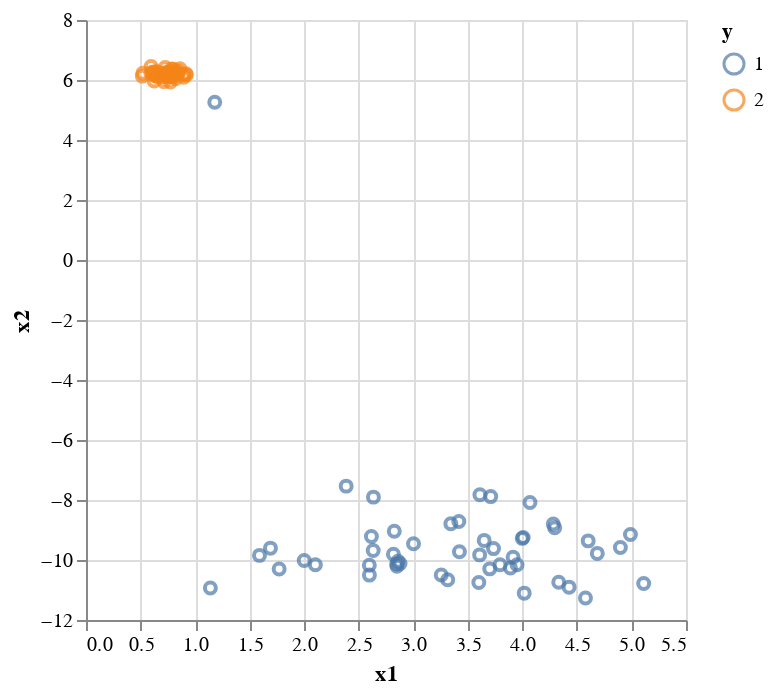

Write notebook code for a chart like this one.
### Code cell
using VegaLite
dfBlobs |> @vlplot(:point, x=:x1, y=:x2, color = :"y:n")

### Figure 1 — Vega-Lite specification as saved in the notebook (floating-point values rounded to 4 significant figures)
{"data": {"values": [{"x1": 0.6896, "x2": 6.167, "y": 2}, {"x1": 0.7988, "x2": 6.358, "y": 2}, {"x1": 0.6181, "x2": 6.234, "y": 2}, {"x1": 0.6565, "x2": 6.268, "y": 2}, {"x1": 0.7737, "x2": 5.932, "y": 2}, {"x1": 4.991, "x2": -9.149, "y": 1}, {"x1": 0.6083, "x2": 6.263, "y": 2}, {"x1": 0.6925, "x2": 6.099, "y": 2}, {"x1": 0.8365, "x2": 6.313, "y": 2}, {"x1": 0.8453, "x2": 6.231, "y": 2}, {"x1": 2.85, "x2": -10.21, "y": 1}, {"x1": 2.597, "x2": -10.18, "y": 1}, {"x1": 0.8963, "x2": 6.092, "y": 2}, {"x1": 0.7168, "x2": 6.234, "y": 2}, {"x1": 0.516, "x2": 6.129, "y": 2}, {"x1": 0.6382, "x2": 6.154, "y": 2}, {"x1": 0.777, "x2": 6.156, "y": 2}, {"x1": 3.951, "x2": -10.16, "y": 1}, {"x1": 3.601, "x2": -10.75, "y": 1}, {"x1": 0.8052, "x2": 6.204, "y": 2}, {"x1": 4.899, "x2": -9.582, "y": 1}, {"x1": 0.7949, "x2": 6.109, "y": 2}, {"x1": 0.7793, "x2": 6.251, "y": 2}, {"x1": 1.77, "x2": -10.3, "y": 1}, {"x1": 0.7929, "x2": 6.226, "y": 2}, {"x1": 3.611, "x2": -7.827, "y": 1}, {"x1": 3.71, "x2": -7.886, "y": 1}, {"x1": 2.598, "x2": -10.5, "y": 1}, {"x1": 3.736, "x2": -9.62, "y": 1}, {"x1": 0.7894, "x2": 6.163, "y": 2}, {"x1": 0.753, "x2": 6.254, "y": 2}, {"x1": 4.296, "x2": -8.928, "y": 1}, {"x1": 2.879, "x2": -10.12, "y": 1}, {"x1": 3.795, "x2": -10.16, "y": 1}, {"x1": 0.8483, "x2": 6.228, "y": 2}, {"x1": 2.635, "x2": -7.905, "y": 1}, {"x1": 3.608, "x2": -9.83, "y": 1}, {"x1": 0.8909, "x2": 6.177, "y": 2}, {"x1": 0.6543, "x2": 6.149, "y": 2}, {"x1": 0.7145, "x2": 6.179, "y": 2}, {"x1": 3.65, "x2": -9.347, "y": 1}, {"x1": 2.103, "x2": -10.16, "y": 1}, {"x1": 4.008, "x2": -9.25, "y": 1}, {"x1": 0.7307, "x2": 6.171, "y": 2}, {"x1": 4.603, "x2": -9.362, "y": 1}, {"x1": 0.7146, "x2": 5.946, "y": 2}, {"x1": 0.7602, "x2": 6.121, "y": 2}, {"x1": 0.5968, "x2": 6.45, "y": 2}, {"x1": 0.7721, "x2": 6.157, "y": 2}, {"x1": 0.7692, "x2": 6.118, "y": 2}, {"x1": 0.7548, "x2": 6.162, "y": 2}, {"x1": 5.112, "x2": -10.78, "y": 1}, {"x1": 0.7371, "x2": 6.193, "y": 2}, {"x1": 0.9169, "x2": 6.209, "y": 2}, {"x1": 3.701, "x2": -10.3, "y": 1}, {"x1": 0.7842, "x2": 6.365, "y": 2}, {"x1": 0.7825, "x2": 6.223, "y": 2}, {"x1": 1.14, "x2": -10.93, "y": 1}, {"x1": 1.691, "x2": -9.605, "y": 1}, {"x1": 3.002, "x2": -9.458, "y": 1}, {"x1": 2.633, "x2": -9.685, "y": 1}, {"x1": 0.6245, "x2": 5.969, "y": 2}, {"x1": 0.7663, "x2": 6.177, "y": 2}, {"x1": 0.6504, "x2": 6.118, "y": 2}, {"x1": 3.345, "x2": -8.794, "y": 1}, {"x1": 0.5206, "x2": 6.223, "y": 2}, {"x1": 2.385, "x2": -7.538, "y": 1}, {"x1": 0.5947, "x2": 6.222, "y": 2}, {"x1": 0.7312, "x2": 6.107, "y": 2}, {"x1": 4.333, "x2": -10.74, "y": 1}, {"x1": 4.017, "x2": -11.11, "y": 1}, {"x1": 3.891, "x2": -10.27, "y": 1}, {"x1": 0.7384, "x2": 6.237, "y": 2}, {"x1": 1.18, "x2": 5.26, "y": 1}, {"x1": 0.736, "x2": 6.238, "y": 2}, {"x1": 0.8197, "x2": 6.04, "y": 2}, {"x1": 2.847, "x2": -10.13, "y": 1}, {"x1": 2.86, "x2": -10.04, "y": 1}, {"x1": 0.6276, "x2": 6.157, "y": 2}, {"x1": 3.418, "x2": -8.716, "y": 1}, {"x1": 2.616, "x2": -9.215, "y": 1}, {"x1": 0.6325, "x2": 6.278, "y": 2}, {"x1": 0.9195, "x2": 6.164, "y": 2}, {"x1": 3.423, "x2": -9.726, "y": 1}, {"x1": 0.8608, "x2": 6.374, "y": 2}, {"x1": 3.999, "x2": -9.279, "y": 1}, {"x1": 4.283, "x2": -8.801, "y": 1}, {"x1": 2.818, "x2": -9.809, "y": 1}, {"x1": 4.579, "x2": -11.27, "y": 1}, {"x1": 4.429, "x2": -10.91, "y": 1}, {"x1": 3.915, "x2": -9.909, "y": 1}, {"x1": 2.0, "x2": -10.02, "y": 1}, {"x1": 2.826, "x2": -9.041, "y": 1}, {"x1": 4.07, "x2": -8.081, "y": 1}, {"x1": 3.316, "x2": -10.66, "y": 1}, {"x1": 0.7262, "x2": 6.417, "y": 2}, {"x1": 0.7903, "x2": 6.176, "y": 2}, {"x1": 3.256, "x2": -10.5, "y": 1}, {"x1": 4.687, "x2": -9.78, "y": 1}, {"x1": 1.59, "x2": -9.846, "y": 1}]}, "encoding": {"color": {"field": "y", "type": "nominal"}, "x": {"field": "x1", "type": "quantitative"}, "y": {"field": "x2", "type": "quantitative"}}, "mark": "point"}
